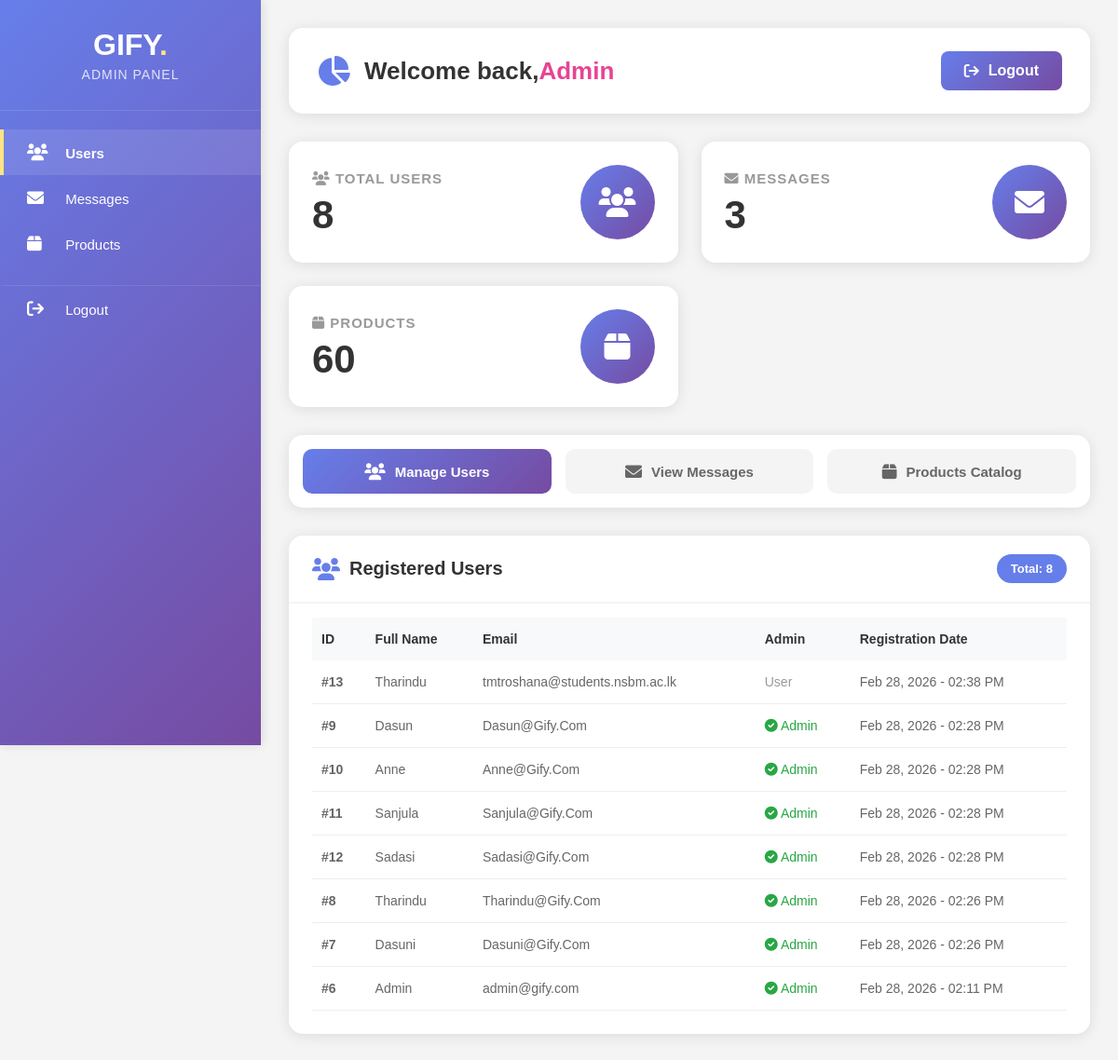
The app's page /GIFY_shop/gify/admin/index.php (signed in) with its own data.
### tables this page shows
CREATE TABLE `users` (
  `id` int(11) NOT NULL,
  `full_name` varchar(100) NOT NULL,
  `email` varchar(100) NOT NULL,
  `password` varchar(255) NOT NULL,
  `created_at` timestamp NOT NULL DEFAULT current_timestamp(),
  `is_admin` tinyint(4) DEFAULT 0
);

### GIFY_shop/gify/admin/index.php (the view, shortened to what this page needs)
<?php
require_once '../config/database.php';
$users_count = $pdo->query("SELECT COUNT(*) FROM users")->fetchColumn();
$messages_count = $pdo->query("SELECT COUNT(*) FROM contact_messages")->fetchColumn();
$products_count = $pdo->query("SELECT COUNT(*) FROM products")->fetchColumn();
$users = $pdo->query("SELECT * FROM users ORDER BY created_at DESC")->fetchAll();
?>
<!DOCTYPE html>
<html>
<head>
    <link rel="stylesheet" href="https://cdnjs.cloudflare.com/ajax/libs/font-awesome/6.0.0/css/all.min.css">
</head>
<body>
    <div class="admin-container">
        <div class="sidebar">
            <div class="sidebar-header">
                <h2>GIFY<span>.</span></h2>
                <p>ADMIN PANEL</p>
            </div>
            <div class="sidebar-menu">
                <a href="#" class="active" onclick="showTab('users'); return false;">
                    <i class="fas fa-users"></i> <span>Users</span>
                </a>
                <a href="#" onclick="showTab('messages'); return false;">
                    <i class="fas fa-envelope"></i> <span>Messages</span>
                </a>
                <a href="#" onclick="showTab('products'); return false;">
                    <i class="fas fa-box"></i> <span>Products</span>
                </a>
                <a href="logout.php" style="border-top: 1px solid rgba(255,255,255,0.1); margin-top: 20px;">
                    <i class="fas fa-sign-out"></i> <span>Logout</span>
                </a>
            </div>
        </div>
        <div class="main-content">
            <div class="header">
                <h1>
                    <i class="fas fa-chart-pie"></i>
                    Welcome back, <span>Admin</span>
                </h1>
                <a href="logout.php" class="logout-btn">
                    <i class="fas fa-sign-out"></i> Logout
                </a>
            </div>
            <div class="stats-grid">
                <div class="stat-card">
                    <div class="stat-info">
                        <h3><i class="fas fa-users"></i> Total Users</h3>
                        <div class="number"><?php echo $users_count; ?></div>
                    </div>
                    <div class="stat-icon">
                        <i class="fas fa-users"></i>
                    </div>
                </div>
                <div class="stat-card">
                    <div class="stat-info">
                        <h3><i class="fas fa-envelope"></i> Messages</h3>
                        <div class="number"><?php echo $messages_count; ?></div>
                    </div>
                    <div class="stat-icon">
                        <i class="fas fa-envelope"></i>
                    </div>
                </div>
                <div class="stat-card">
                    <div class="stat-info">
                        <h3><i class="fas fa-box"></i> Products</h3>
                        <div class="number"><?php echo $products_count; ?></div>
                    </div>
                    <div class="stat-icon">
                        <i class="fas fa-box"></i>
                    </div>
                </div>
            </div>
            <div class="tab-navigation">
                <button class="tab-btn active" onclick="showTab('users')">
                    <i class="fas fa-users"></i> Manage Users
                </button>
                <button class="tab-btn" onclick="showTab('messages')">
                    <i class="fas fa-envelope"></i> View Messages
                </button>
                <button class="tab-btn" onclick="showTab('products')">
                    <i class="fas fa-box"></i> Products Catalog
                </button>
            </div>
            <div id="users" class="content-card active">
                <div class="card-header">
                    <h2><i class="fas fa-users"></i> Registered Users</h2>
                    <span class="badge">Total: <?php echo $users_count; ?></span>
                </div>
                <div class="table-responsive">
                    <table>
                        <thead>
                            <tr>
                                <th>ID</th>
                                <th>Full Name</th>
                                <th>Email</th>
                                <th>Admin</th>
                                <th>Registration Date</th>
                            </tr>
                        </thead>
                        <tbody>
                            <?php if(empty($users)): ?>
                            <tr>
                                <td colspan="5" class="empty-state">
                                    <i class="fas fa-users"></i>
                                    <p>No users registered yet</p>
                                </td>
                            </tr>
                            <?php else: ?>
                                <?php foreach($users as $user): ?>
                                <tr>
                                    <td><strong>#<?php echo $user['id']; ?></strong></td>
                                    <td><?php echo htmlspecialchars($user['full_name']); ?></td>
                                    <td><?php echo htmlspecialchars($user['email']); ?></td>
                                    <td>
                                        <?php if($user['is_admin']): ?>
                                            <span style="color: #28a745;"><i class="fas fa-check-circle"></i> Admin</span>
                                        <?php else: ?>
                                            <span style="color: #999;">User</span>
                                        <?php endif; ?>
                                    </td>
                                    <td><?php echo date('M d, Y - h:i A', strtotime($user['created_at'])); ?></td>
                                </tr>
                                <?php endforeach; ?>
                            <?php endif; ?>
                        </tbody>
                    </table>
                </div>
            </div>
        </div>
    </div>
</body>
</html>

### GIFY_shop/gify/admin/index.php (style rules this page uses)
* { margin: 0; padding: 0; box-sizing: border-box; font-family: 'Poppins', sans-serif; }
body { background: #f4f4f4; }
.admin-container { display: flex; min-height: 100vh; }
.sidebar { width: 280px; background: linear-gradient(135deg, #667eea 0%, #764ba2 100%); color: white; position: fixed; height: 100vh; overflow-y: auto; box-shadow: 2px 0 10px rgba(0,0,0,0.1); }
.sidebar-header { padding: 30px 20px; text-align: center; border-bottom: 1px solid rgba(255,255,255,0.1); }
.sidebar-header h2 { font-size: 32px; margin-bottom: 5px; font-weight: 700; }
.sidebar-header h2 span { color: #ffe484; }
.sidebar-header p { font-size: 14px; opacity: 0.8; letter-spacing: 1px; }
.sidebar-menu { padding: 20px 0; }
.sidebar-menu a { display: block; padding: 15px 25px; color: white; text-decoration: none; transition: all 0.3s; border-left: 4px solid transparent; font-size: 15px; }
.sidebar-menu a i { margin-right: 12px; width: 25px; font-size: 18px; }
.sidebar-menu a.active { background: rgba(255,255,255,0.1); border-left-color: #ffe484; font-weight: 600; }
.main-content { flex: 1; margin-left: 280px; padding: 30px; }
.header { background: white; padding: 25px 30px; border-radius: 15px; box-shadow: 0 2px 15px rgba(0,0,0,0.1); display: flex; justify-content: space-between; align-items: center; margin-bottom: 30px; }
.header h1 { font-size: 26px; color: #333; display: flex; align-items: center; }
.header h1 i { color: #667eea; margin-right: 15px; font-size: 32px; }
.header h1 span { color: #e84393; font-weight: 700; }
.logout-btn { background: linear-gradient(135deg, #667eea 0%, #764ba2 100%); color: white; padding: 12px 25px; border-radius: 8px; text-decoration: none; font-weight: 600; transition: all 0.3s; display: flex; align-items: center; gap: 10px; }
.stats-grid { display: grid; grid-template-columns: repeat(auto-fit, minmax(280px, 1fr)); gap: 25px; margin-bottom: 30px; }
.stat-card { background: white; padding: 25px; border-radius: 15px; box-shadow: 0 2px 15px rgba(0,0,0,0.1); display: flex; align-items: center; justify-content: space-between; transition: all 0.3s; }
.stat-info h3 { font-size: 15px; color: #999; margin-bottom: 10px; text-transform: uppercase; letter-spacing: 1px; }
.stat-info .number { font-size: 42px; font-weight: 700; color: #333; line-height: 1; }
.stat-icon { width: 80px; height: 80px; background: linear-gradient(135deg, #667eea 0%, #764ba2 100%); border-radius: 50%; display: flex; align-items: center; justify-content: center; color: white; font-size: 32px; }
.tab-navigation { background: white; border-radius: 15px; padding: 15px; box-shadow: 0 2px 15px rgba(0,0,0,0.1); margin-bottom: 30px; display: flex; gap: 15px; flex-wrap: wrap; }
.tab-btn { padding: 15px 30px; border: none; border-radius: 10px; font-size: 15px; font-weight: 600; cursor: pointer; transition: all 0.3s; display: flex; align-items: center; gap: 10px; background: #f4f4f4; color: #666; flex: 1; justify-content: center; }
.tab-btn i { font-size: 18px; }
.tab-btn.active { background: linear-gradient(135deg, #667eea 0%, #764ba2 100%); color: white; }
.content-card { background: white; border-radius: 15px; box-shadow: 0 2px 15px rgba(0,0,0,0.1); overflow: hidden; display: none; }
.content-card.active { display: block; animation: slideIn 0.3s ease; }
.card-header { padding: 20px 25px; border-bottom: 2px solid #f4f4f4; display: flex; justify-content: space-between; align-items: center; }
.card-header h2 { font-size: 20px; color: #333; display: flex; align-items: center; gap: 10px; }
.card-header h2 i { color: #667eea; font-size: 24px; }
.card-header .badge { background: #667eea; color: white; padding: 8px 15px; border-radius: 20px; font-size: 13px; font-weight: 600; }
.table-responsive { overflow-x: auto; padding: 0 25px 25px 25px; }
table { width: 100%; border-collapse: collapse; margin-top: 15px; }
th { text-align: left; padding: 15px 10px; background: #f8f9fa; color: #333; font-weight: 600; font-size: 14px; }
td { padding: 15px 10px; border-bottom: 1px solid #eee; color: #666; font-size: 14px; }

### records on screen
users: id "13", full_name "Tharindu", email "tmtroshana@students.nsbm.ac.lk", is_admin "User", created_at "Feb 28, 2026 - 02:38 PM"
users: id "9", full_name "Dasun", email "Dasun@Gify.Com", is_admin 1 (drawn), created_at "Feb 28, 2026 - 02:28 PM"
users: id "10", full_name "Anne", email "Anne@Gify.Com", is_admin 1 (drawn), created_at "Feb 28, 2026 - 02:28 PM"
users: id "11", full_name "Sanjula", email "Sanjula@Gify.Com", is_admin 1 (drawn), created_at "Feb 28, 2026 - 02:28 PM"
users: id "12", full_name "Sadasi", email "Sadasi@Gify.Com", is_admin 1 (drawn), created_at "Feb 28, 2026 - 02:28 PM"
users: id "8", full_name "Tharindu", email "Tharindu@Gify.Com", is_admin 1 (drawn), created_at "Feb 28, 2026 - 02:26 PM"
users: id "7", full_name "Dasuni", email "Dasuni@Gify.Com", is_admin 1 (drawn), created_at "Feb 28, 2026 - 02:26 PM"
users: id "6", full_name "Admin", email "admin@gify.com", is_admin 1 (drawn), created_at "Feb 28, 2026 - 02:11 PM"

### other values on screen
$users_count "8"
$messages_count "3"
$products_count "60"
